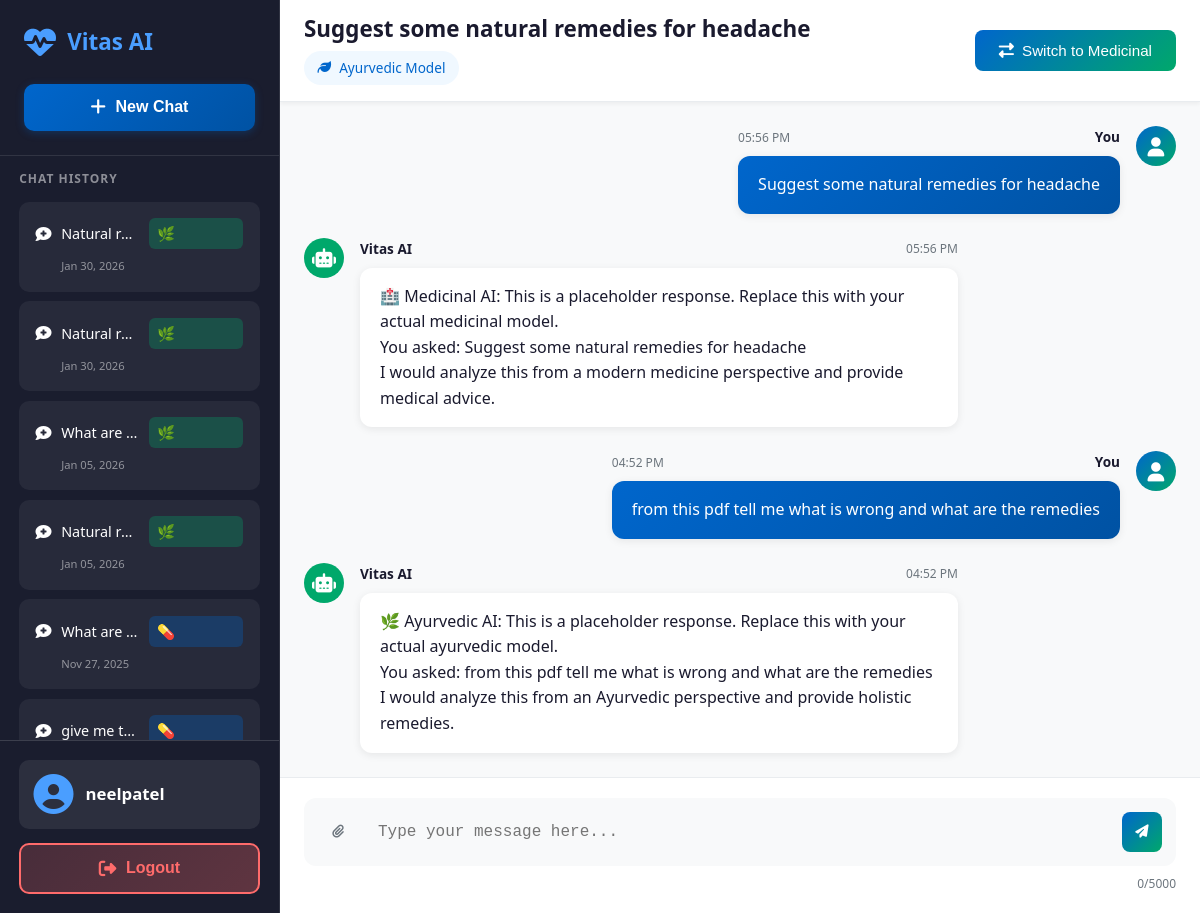
The page /chat/2/ (signed in) on the database its author committed.
### chatbot/models.py (models this page shows, shortened)
class ChatConversation(models.Model):
    user = models.ForeignKey(User, on_delete=models.CASCADE, related_name='conversations')
    title = models.CharField(max_length=200, default="New Chat")
    model_type = models.CharField(
        max_length=20,
        choices=[('medicinal', 'Medicinal'), ('ayurvedic', 'Ayurvedic')],
        default='medicinal'
    )
    created_at = models.DateTimeField(auto_now_add=True)
    updated_at = models.DateTimeField(auto_now=True)
    class Meta:
        ordering = ['-updated_at']

class ChatMessage(models.Model):
    conversation = models.ForeignKey(ChatConversation, on_delete=models.CASCADE, related_name='messages')
    role = models.CharField(
        max_length=10,
        choices=[('user', 'User'), ('assistant', 'Assistant')]
    )
    content = models.TextField()
    timestamp = models.DateTimeField(auto_now_add=True)
    class Meta:
        ordering = ['timestamp']

### chatbot/views.py (the view)
# urls.py: path('chat/<int:conversation_id>/', views.chat_conversation, name='chat_conversation'),
@login_required
def chat_conversation(request, conversation_id):
    user = request.user
    conversation = get_object_or_404(ChatConversation, id=conversation_id, user=user)
    profile, created = UserProfile.objects.get_or_create(user=user)
    conversations = ChatConversation.objects.filter(user=user).order_by('-updated_at')
    messages_list = ChatMessage.objects.filter(conversation=conversation).order_by('timestamp')
    context = {
        'user': user,
        'profile': profile,
        'conversations': conversations,
        'current_conversation': conversation,
        'messages': messages_list,
    }
    return render(request, 'chatbot/chat.html', context)

### chatbot/templates/chatbot/chat.html (shortened to what this page needs)
{% load static %}
<!DOCTYPE html>
<html lang="en">
<head>
    <link rel="stylesheet" href="{% static 'css/style.css' %}">
    <link rel="stylesheet" href="https://cdnjs.cloudflare.com/ajax/libs/font-awesome/6.4.0/css/all.min.css">
</head>
<body class="chat-body">
    <div class="chat-container">
        <aside class="chat-sidebar">
            <div class="sidebar-logo">
                <i class="fas fa-heartbeat"></i>
                <span>Vitas AI</span>
            </div>
            <div class="sidebar-new-chat">
                <button type="button" class="btn-new-chat" id="newChatBtn">
                    <i class="fas fa-plus"></i> New Chat
                </button>
            </div>
            <div class="chat-history">
                <h3>CHAT HISTORY</h3>
                <div class="history-list">
                    {% if conversations %}
                        {% for conversation in conversations %}
                        <a href="{% url 'chat_conversation' conversation.id %}"
                           class="history-item {% if current_conversation.id == conversation.id %}active{% endif %}">
                            <div class="history-item-content">
                                <i class="fas fa-comment-medical"></i>
                                <span>{{ conversation.title|truncatechars:20 }}</span>
                                <span class="model-badge {% if conversation.model_type == 'medicinal' %}medicinal{% else %}ayurvedic{% endif %}">
                                    {% if conversation.model_type == 'medicinal' %}💊{% else %}🌿{% endif %}
                                </span>
                            </div>
                            <div class="history-item-date">{{ conversation.created_at|date:"M d, Y" }}</div>
                        </a>
                        {% endfor %}
                    {% else %}
                        <div class="no-history">
                            <i class="fas fa-inbox"></i>
                            <p>No chat history yet</p>
                        </div>
                    {% endif %}
                </div>
            </div>
            <div class="sidebar-footer">
                <div class="user-info">
                    <i class="fas fa-user-circle"></i>
                    <span>{{ user.first_name|default:user.username }}</span>
                </div>
                <form method="post" action="{% url 'account_logout' %}">
                    <button type="submit" class="btn-logout" onclick="return confirm('Are you sure you want to logout?')">
                        <i class="fas fa-sign-out-alt"></i> Logout
                    </button>
                </form>
            </div>
        </aside>
        <main class="chat-main">
            <div class="chat-header">
                <div class="chat-title">
                    <h2 id="chatTitle">{{ current_conversation.title|default:"New Chat" }}</h2>
                    <span class="model-indicator" id="currentModel">
                        {% if current_conversation.model_type == 'medicinal' %}
                            <i class="fas fa-pills"></i> Medicinal Model
                        {% else %}
                            <i class="fas fa-leaf"></i> Ayurvedic Model
                        {% endif %}
                    </span>
                </div>
                <div class="chat-controls">
                    <button class="model-switch-btn" id="modelSwitch">
                        <i class="fas fa-exchange-alt"></i>
                        <span id="switchText">
                            Switch to {% if current_conversation.model_type == 'medicinal' %}Ayurvedic{% else %}Medicinal{% endif %}
                        </span>
                    </button>
                </div>
            </div>
            <div class="messages-container" id="messagesContainer">
                {% if messages %}
                    {% for msg in messages %}
                    <div class="message {{ msg.role }}">
                        <div class="message-avatar">
                            {% if msg.role == 'user' %}
                                <i class="fas fa-user"></i>
                            {% else %}
                                <i class="fas fa-robot"></i>
                            {% endif %}
                        </div>
                        <div class="message-content">
                            <div class="message-header">
                                <span class="message-sender">{% if msg.role == 'user' %}You{% else %}Vitas AI{% endif %}</span>
                                <span class="message-time">{{ msg.timestamp|date:"h:i A" }}</span>
                            </div>
                            <div class="message-text">{{ msg.content|linebreaks }}</div>
                        </div>
                    </div>
                    {% endfor %}
                {% endif %}
            </div>
            <div class="chat-input-area">
                <form id="chatForm">
                    <div class="input-wrapper">
                        <button type="button" class="attach-btn" id="attachBtn">
                            <i class="fas fa-paperclip"></i>
                        </button>
                        <textarea id="messageInput" placeholder="Type your message here..." rows="1" maxlength="5000"></textarea>
                        <button type="submit" class="send-btn" id="sendBtn">
                            <i class="fas fa-paper-plane"></i>
                        </button>
                    </div>
                    <div class="input-info">
                        <span class="char-count"><span id="charCount">0</span>/5000</span>
                    </div>
                </form>
            </div>
        </main>
    </div>
</body>
</html>

### rows shown on the page
ChatConversation: title "Natural r…", created_at "Jan 30, 2026"
ChatConversation: title "Natural r…", created_at "Jan 30, 2026"
ChatConversation: title "What are…", created_at "Jan 05, 2026"
ChatConversation: title "Natural r…", created_at "Jan 05, 2026"
ChatConversation: title "What are…", created_at "Nov 27, 2025"
ChatConversation: title "give me t…"
ChatConversation: title "Suggest some natural remedies for headache"
ChatMessage: role "user" (drawn), timestamp "05:56 PM", content "Suggest some natural remedies for headache"
ChatMessage: role "assistant" (drawn), timestamp "05:56 PM", content "🏥 Medicinal AI: This is a placeholder response. Replace this with your actual medicinal model. You asked: Suggest some natural remedies for headache I would analyze this from a modern medicine perspective and provide medical advice."
ChatMessage: role "user" (drawn), timestamp "04:52 PM", content "from this pdf tell me what is wrong and what are the remedies"
ChatMessage: role "assistant" (drawn), timestamp "04:52 PM", content "🌿 Ayurvedic AI: This is a placeholder response. Replace this with your actual ayurvedic model. You asked: from this pdf tell me what is wrong and what are the remedies I would analyze this from an Ayurvedic perspective and provide holistic remedies."

### other values the page prints
{{ user.first_name|default:user.username }} "neelpatel"
